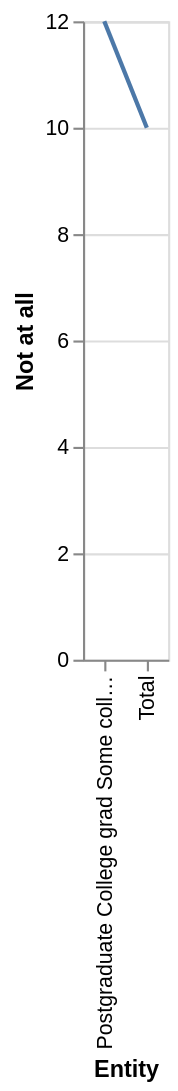

Describe this chart as a Vega-Lite specification.
### Vega-Lite specification from a JSON file in a GitHub repository (floating-point values rounded to 4 significant figures)
{"$schema": "https://vega.github.io/schema/vega-lite/v5.json", "description": "Line chart auto-generated from CSV", "data": {"values": [{"Entity": "Postgraduate College grad Some college HS for less", "Not at all": "12", "Not too much": "10", "A fair amount": "32", "a great deal": "27"}, {"Entity": "Total", "Not at all": "10", "Not too much": "26", "A fair amount": "51", "a great deal": "11"}]}, "mark": "line", "encoding": {"x": {"field": "Entity", "type": "ordinal"}, "y": {"field": "Not at all", "type": "quantitative"}}}
